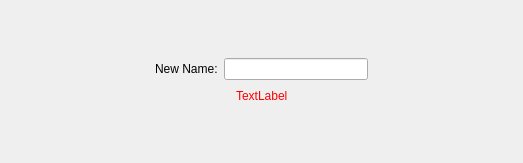
<?xml version="1.0" encoding="UTF-8"?>
<ui version="4.0">
 <class>NameInputWidget</class>
 <widget class="QWidget" name="NameInputWidget">
  <property name="geometry">
   <rect>
    <x>0</x>
    <y>0</y>
    <width>523</width>
    <height>163</height>
   </rect>
  </property>
  <property name="windowTitle">
   <string>Form</string>
  </property>
  <layout class="QVBoxLayout" name="verticalLayout" stretch="0,1,0,0">
   <item>
    <spacer name="verticalSpacer">
     <property name="orientation">
      <enum>Qt::Vertical</enum>
     </property>
     <property name="sizeHint" stdset="0">
      <size>
       <width>20</width>
       <height>40</height>
      </size>
     </property>
    </spacer>
   </item>
   <item>
    <layout class="QHBoxLayout" name="horizontalLayout">
     <item>
      <spacer name="horizontalSpacer">
       <property name="orientation">
        <enum>Qt::Horizontal</enum>
       </property>
       <property name="sizeHint" stdset="0">
        <size>
         <width>141</width>
         <height>17</height>
        </size>
       </property>
      </spacer>
     </item>
     <item>
      <widget class="QLabel" name="label">
       <property name="text">
        <string>New Name:</string>
       </property>
      </widget>
     </item>
     <item>
      <widget class="QLineEdit" name="lineEdit"/>
     </item>
     <item>
      <spacer name="horizontalSpacer_2">
       <property name="orientation">
        <enum>Qt::Horizontal</enum>
       </property>
       <property name="sizeHint" stdset="0">
        <size>
         <width>141</width>
         <height>17</height>
        </size>
       </property>
      </spacer>
     </item>
    </layout>
   </item>
   <item>
    <layout class="QHBoxLayout" name="horizontalLayout_2">
     <item>
      <spacer name="horizontalSpacer_3">
       <property name="orientation">
        <enum>Qt::Horizontal</enum>
       </property>
       <property name="sizeHint" stdset="0">
        <size>
         <width>40</width>
         <height>20</height>
        </size>
       </property>
      </spacer>
     </item>
     <item>
      <widget class="QLabel" name="warning">
       <property name="styleSheet">
        <string notr="true">color: rgb(255, 0, 0);</string>
       </property>
       <property name="text">
        <string>TextLabel</string>
       </property>
      </widget>
     </item>
     <item>
      <spacer name="horizontalSpacer_4">
       <property name="orientation">
        <enum>Qt::Horizontal</enum>
       </property>
       <property name="sizeHint" stdset="0">
        <size>
         <width>40</width>
         <height>20</height>
        </size>
       </property>
      </spacer>
     </item>
    </layout>
   </item>
   <item>
    <spacer name="verticalSpacer_2">
     <property name="orientation">
      <enum>Qt::Vertical</enum>
     </property>
     <property name="sizeHint" stdset="0">
      <size>
       <width>20</width>
       <height>40</height>
      </size>
     </property>
    </spacer>
   </item>
  </layout>
 </widget>
 <resources/>
 <connections/>
</ui>
